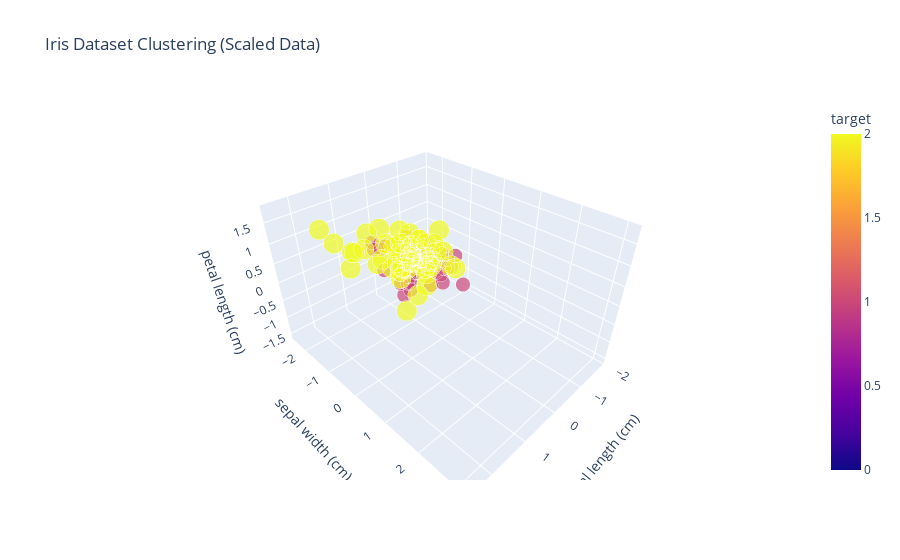

Notebook code for this chart:
### Code cell
fig = px.scatter_3d(df_iris_scaled,
                    x=iris.feature_names[0],
                    y=iris.feature_names[1],
                    z=iris.feature_names[2],
                    color='target', # Use the scaled data for clustering
                    size = 'target', # Just for visualization, not meaningful
                    hover_name='target',
                    title="Iris Dataset Clustering (Scaled Data)",
                    category_orders={'target': sorted(df_iris['target'].unique())}) # Ensure consistent color mapping
fig.show()

### Figure 1 — Plotly figure (JSON) as saved in the notebook; plotly's stock layout.template omitted (floating-point values rounded to 4 significant figures; data arrays with more than 128 entries replaced by an {"elided": "..."} marker saying what was removed)
{"data": [{"hovertemplate": "<b>%{hovertext}</b><br><br>sepal length (cm)=%{x}<br>sepal width (cm)=%{y}<br>petal length (cm)=%{z}<br>target=%{marker.color}<extra></extra>", "hovertext": {"elided": "150 float values"}, "legendgroup": "", "marker": {"color": {"elided": "150 int values"}, "coloraxis": "coloraxis", "size": {"elided": "150 int values"}, "sizemode": "area", "sizeref": 0.005, "symbol": "circle"}, "mode": "markers", "name": "", "scene": "scene", "showlegend": false, "type": "scatter3d", "x": {"elided": "150 float values"}, "y": {"elided": "150 float values"}, "z": {"elided": "150 float values"}}], "layout": {"coloraxis": {"colorbar": {"title": {"text": "target"}}, "colorscale": [[0, "#0d0887"], [0.1111, "#46039f"], [0.2222, "#7201a8"], [0.3333, "#9c179e"], [0.4444, "#bd3786"], [0.5556, "#d8576b"], [0.6667, "#ed7953"], [0.7778, "#fb9f3a"], [0.8889, "#fdca26"], [1, "#f0f921"]]}, "legend": {"itemsizing": "constant", "tracegroupgap": 0}, "scene": {"domain": {"x": [0, 1], "y": [0, 1]}, "xaxis": {"title": {"text": "sepal length (cm)"}}, "yaxis": {"title": {"text": "sepal width (cm)"}}, "zaxis": {"title": {"text": "petal length (cm)"}}}, "title": {"text": "Iris Dataset Clustering (Scaled Data)"}}}
